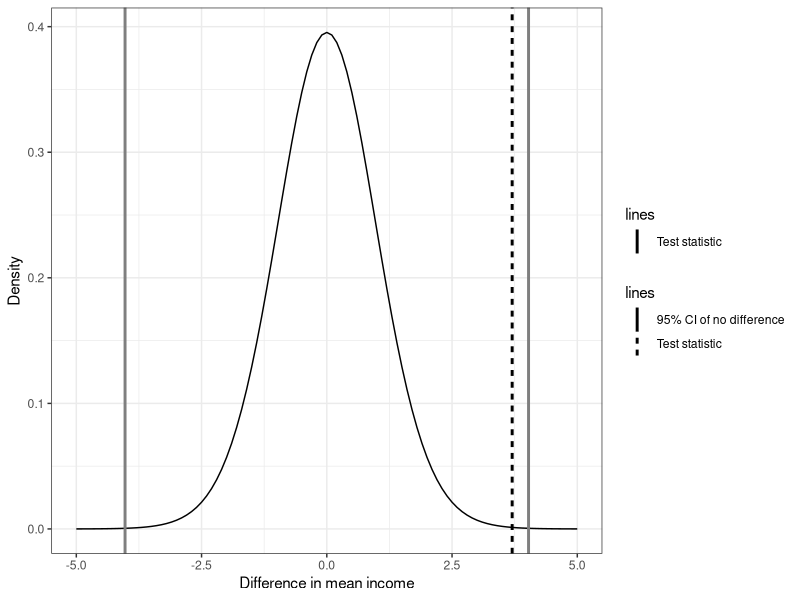

This figure's R source:
## ---- chunk 1
data("ToothGrowth")

require(psych); require(tidyr); require(ggplot2)
describe(ToothGrowth$len[ToothGrowth$supp == "OJ"])
describe(ToothGrowth$len[ToothGrowth$supp == "VC"])

sp <- sqrt((30 * 6.61^2 + 30 * 8.27^2)/(30 + 30 - 2))
0 + c(-1, 1) * qt(.975, 28) * sp * (1/30 + 1/30)^.5
20.66 - 16.96

t.test(ToothGrowth$len[ToothGrowth$supp == "OJ"], ToothGrowth$len[ToothGrowth$supp == "VC"], 
       paired = FALSE, var.equal = TRUE)

# Estimate 1 SEM around 0 for the test distribution:

sem <- 0 + 1 * qt(.84, 28) * sp * (1/30 + 1/30)^.5

lci <- -1 * qt(.975, 28) * sp * (1/30 + 1/30)^.5
uci <- 1 * qt(.975, 28) * sp * (1/30 + 1/30)^.5

line1 <- data.frame(lines="95% CI of no difference", vals = c(lci, uci))
line2 <- data.frame(lines="Test statistic", 
                    vals = mean(ToothGrowth$len[ToothGrowth$supp == "OJ"]) - 
                        mean(ToothGrowth$len[ToothGrowth$supp == "VC"]))
lines <- rbind(line1, line2)

ggplot(data.frame(x = c(-5, 5)), aes(x)) + 
    stat_function(fun = dt, args = list(df = 28)) +
    xlab("Difference in mean income") + 
    ylab("Density") + 
    theme_bw() +
    geom_vline(data=lines, aes(xintercept=vals, linetype = lines, 
                        colour = lines), size = 1, show_guide = TRUE) + 
    scale_color_manual(values=c("95% CI" = "black", 
                                "Test statistic" = "black"))
